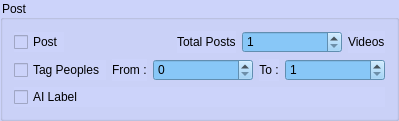
              <widget class="QGroupBox" name="groupBox_7">
               <property name="styleSheet">
                <string notr="true">background-color: rgb(204, 211, 250);</string>
               </property>
               <property name="title">
                <string>Post</string>
               </property>
               <layout class="QGridLayout" name="gridLayout_9">
                <item row="0" column="0">
                 <layout class="QHBoxLayout" name="horizontalLayout_22" stretch="0,0,0,0,0">
                  <item>
                   <widget class="QCheckBox" name="post">
                    <property name="styleSheet">
                     <string notr="true">background-color: rgb(204, 211, 250);</string>
                    </property>
                    <property name="text">
                     <string>Post</string>
                    </property>
                   </widget>
                  </item>
                  <item>
                   <spacer name="horizontalSpacer_2">
                    <property name="orientation">
                     <enum>Qt::Horizontal</enum>
                    </property>
                    <property name="sizeHint" stdset="0">
                     <size>
                      <width>40</width>
                      <height>20</height>
                     </size>
                    </property>
                   </spacer>
                  </item>
                  <item>
                   <widget class="QLabel" name="label_6">
                    <property name="text">
                     <string>Total Posts</string>
                    </property>
                   </widget>
                  </item>
                  <item>
                   <widget class="QSpinBox" name="total_posts">
                    <property name="minimumSize">
                     <size>
                      <width>100</width>
                      <height>0</height>
                     </size>
                    </property>
                    <property name="styleSheet">
                     <string notr="true">background-color: rgb(136, 199, 247);</string>
                    </property>
                    <property name="minimum">
                     <number>1</number>
                    </property>
                   </widget>
                  </item>
                  <item>
                   <widget class="QLabel" name="label_5">
                    <property name="text">
                     <string>Videos</string>
                    </property>
                   </widget>
                  </item>
                 </layout>
                </item>
                <item row="1" column="0">
                 <layout class="QHBoxLayout" name="horizontalLayout_24" stretch="11,1,0,0,0">
                  <item>
                   <widget class="QCheckBox" name="tag">
                    <property name="styleSheet">
                     <string notr="true">background-color: rgb(204, 211, 250);</string>
                    </property>
                    <property name="text">
                     <string>Tag Peoples</string>
                    </property>
                   </widget>
                  </item>
                  <item>
                   <widget class="QLabel" name="from_14">
                    <property name="layoutDirection">
                     <enum>Qt::LeftToRight</enum>
                    </property>
                    <property name="styleSheet">
                     <string notr="true">background-color: rgb(204, 211, 250);</string>
                    </property>
                    <property name="text">
                     <string>From :</string>
                    </property>
                   </widget>
                  </item>
                  <item>
                   <widget class="QSpinBox" name="tag_from">
                    <property name="minimumSize">
                     <size>
                      <width>100</width>
                      <height>0</height>
                     </size>
                    </property>
                    <property name="styleSheet">
                     <string notr="true">background-color: rgb(136, 199, 247);</string>
                    </property>
                   </widget>
                  </item>
                  <item>
                   <widget class="QLabel" name="to_14">
                    <property name="styleSheet">
                     <string notr="true">background-color: rgb(204, 211, 250);</string>
                    </property>
                    <property name="text">
                     <string>To :</string>
                    </property>
                    <property name="alignment">
                     <set>Qt::AlignCenter</set>
                    </property>
                   </widget>
                  </item>
                  <item>
                   <widget class="QSpinBox" name="tag_to">
                    <property name="minimumSize">
                     <size>
                      <width>100</width>
                      <height>0</height>
                     </size>
                    </property>
                    <property name="styleSheet">
                     <string notr="true">background-color: rgb(136, 199, 247);</string>
                    </property>
                    <property name="minimum">
                     <number>1</number>
                    </property>
                   </widget>
                  </item>
                 </layout>
                </item>
                <item row="2" column="0">
                 <widget class="QCheckBox" name="ai_label_reels">
                  <property name="text">
                   <string>AI Label</string>
                  </property>
                 </widget>
                </item>
               </layout>
              </widget>
